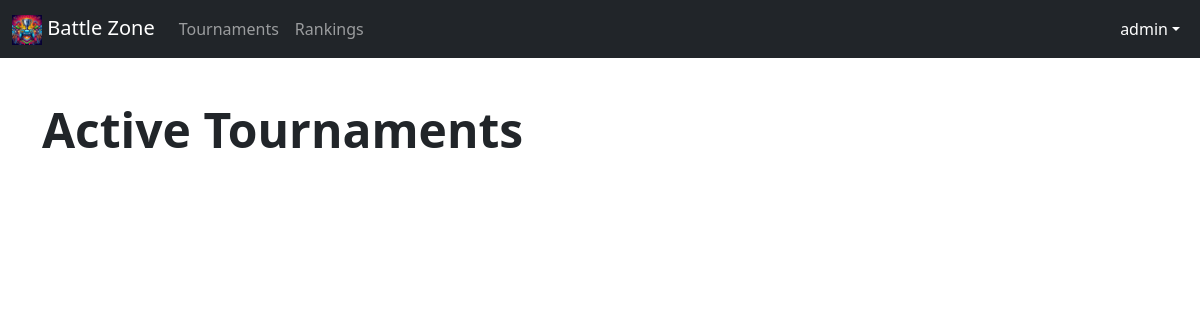
The page /tournament/ (signed in) on the database as committed earlier.
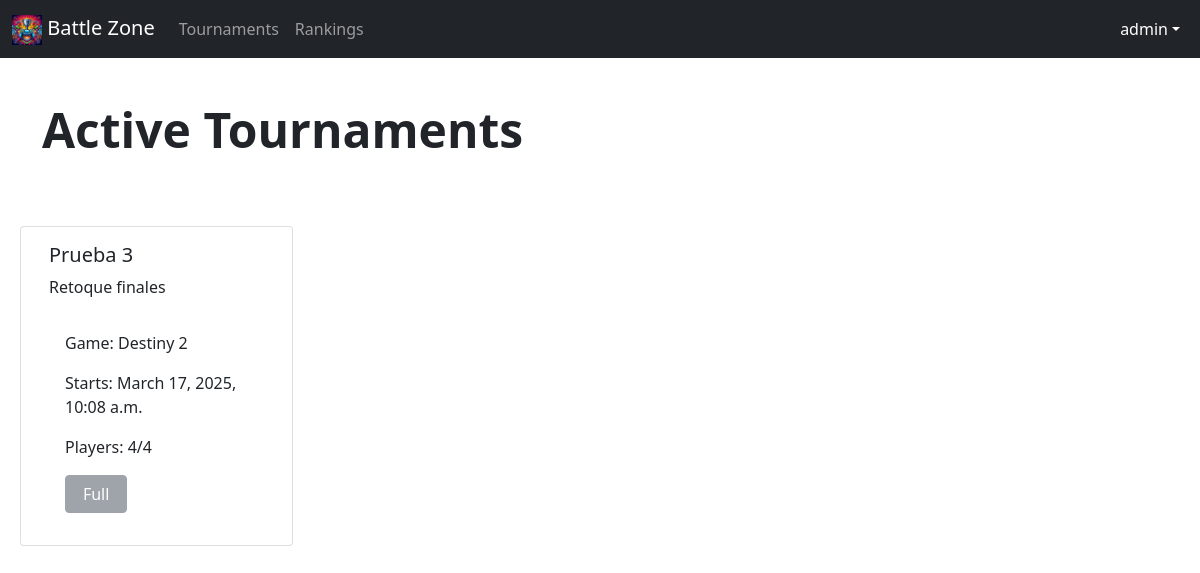
The same page on the database as committed later.
### tournaments/models.py (models this page shows, shortened)
class Tournament(models.Model):
    name = models.CharField(max_length=100)
    description = models.TextField()
    creator = models.ForeignKey(User,on_delete=models.DO_NOTHING, related_name="Creator",default=0)
    date = models.DateTimeField()
    status = models.IntegerField(default=0)
    players = models.IntegerField(default=0)
    max_players = models.IntegerField(default=0)
    rounds = models.IntegerField(default=0)
    round = models.IntegerField(default=0)
    min_level = models.ForeignKey(Level, on_delete=models.DO_NOTHING,related_name="level")
    game = models.ForeignKey(VideoGame, on_delete=models.DO_NOTHING, related_name="videogame")
    tournament_winner = models.ForeignKey(Players, on_delete=models.DO_NOTHING, related_name="tournament_winner", default=0)

### main/models.py (models this page shows, shortened)
class VideoGame(models.Model):
    name = models.CharField(max_length=100)

### tournaments/views.py (the view, shortened to what this page needs)
# urls.py: path('tournament/', tournaments_views.tournaments, name='tournament'),
def tournaments(request):
    if(request.user.is_anonymous):
        return redirect('signup')
    elif request.user.is_staff:
        tournaments = Tournament.objects.all()
        player = Players.objects.all()
        return render(request, 'list_tournament.html', {
            'tournaments': tournaments,
            'player': player
        })

### tournaments/templates/list_tournament.html (shortened to what this page needs)
{% extends 'base.html' %}
{% block content %}
    <div class="container col-xxl-8 ">
        <div class="row flex-lg-row-reverse align-items-center g-5 py-5">
            <div class="col-lg-12">
                <h1 class="display-5 fw-bold text-body-emphasis lh-1 mb-3">Active Tournaments</h1>
            </div>
        </div>
    </div>
    <div class="container row">
        {% for tournament in tournaments %}
            {% if tournament.winner.name == no_winner and tournament.status != 2  %}
                <div class="card col-12 col-md-3 m-2">
                    <div class="card-body">
                        <h5 class="card-title">{{tournament.name}}</h5>
                        <p class="card-text">{{tournament.description}}</p>
                        <div class="card-body">
                            <p class="card-text">Game: {{tournament.game.name}}</p>
                            <p class="card-text">Starts: {{tournament.date}}</p>
                            <p class="card-text">Players: {{tournament.players}}/{{tournament.max_players}}</p>
                            <div class="row justify-content-between">
                                <form class="col-5" action="/join_tournament/" method="post">
                                    {% if player.tournament == tournament.id %}
                                        <button type="submit" class="btn btn-secondary disabled col-12">Joined</button>
                                    {% else %}
                                        {% if tournament.players == tournament.max_players %}
                                            <button type="submit" class="btn btn-secondary disabled  col-12">Full</button>
                                        {% else %}
                                            <button type="submit" class="btn btn-primary  col-12">Join</button>
                                        {% endif %}
                                    {% endif %}
                                </form>
                            </div>
                        </div>
                    </div>
                </div>
            {% endif %}
        {% endfor %}
    </div>
{% endblock %}

Rows that differ between the two databases and show on the page:
added Tournament: name "Prueba 3", description "Retoque finales", game.name "Destiny 2", date "March 17, 2025, 10:08 a.m.", players "4", max_players "4", shows "Full"
